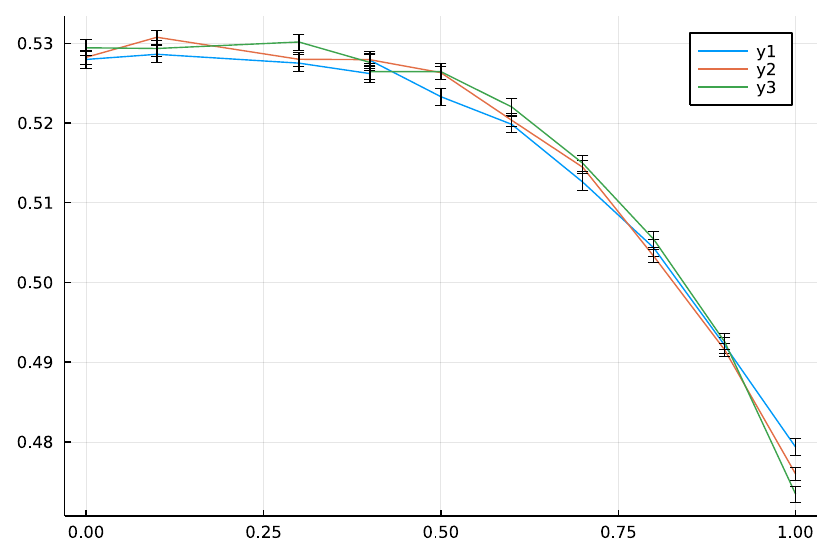

Reproduce this figure in Julia.
using Plots
include("./lib.jl")
params = ScanParameters()
dct = roag_FRP_scan(params)
p = plot(dct["gamma"], dct["R_mean"], yerror = dct["R_ste"])
savefig(p, "test.pdf")
